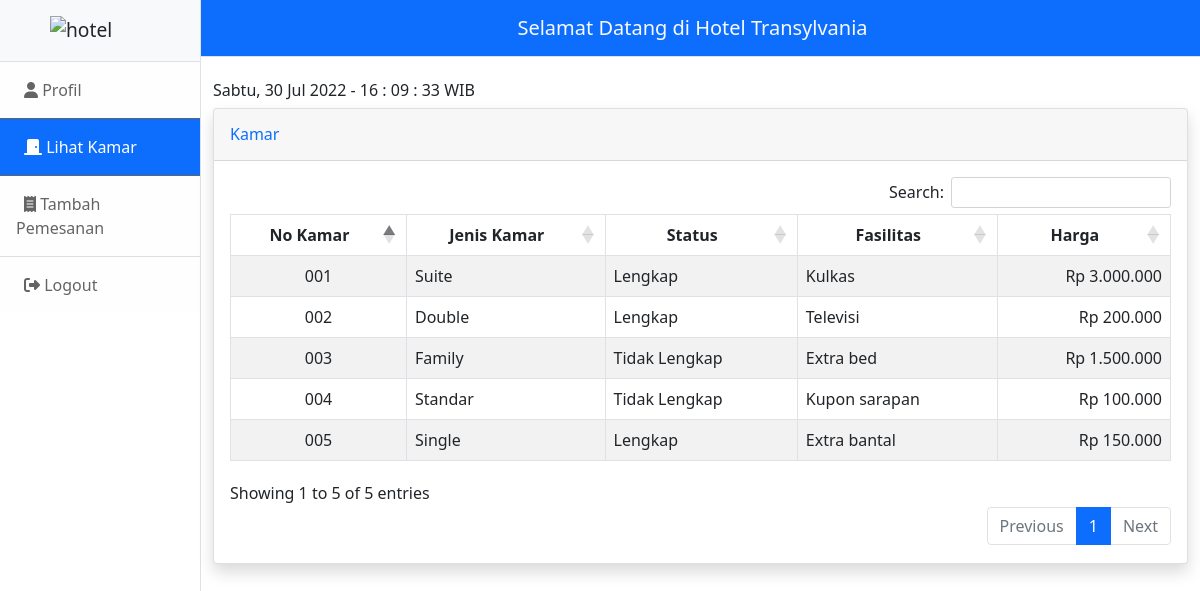
Before: /kamar/kamar-view.php (signed in) with the older database file.
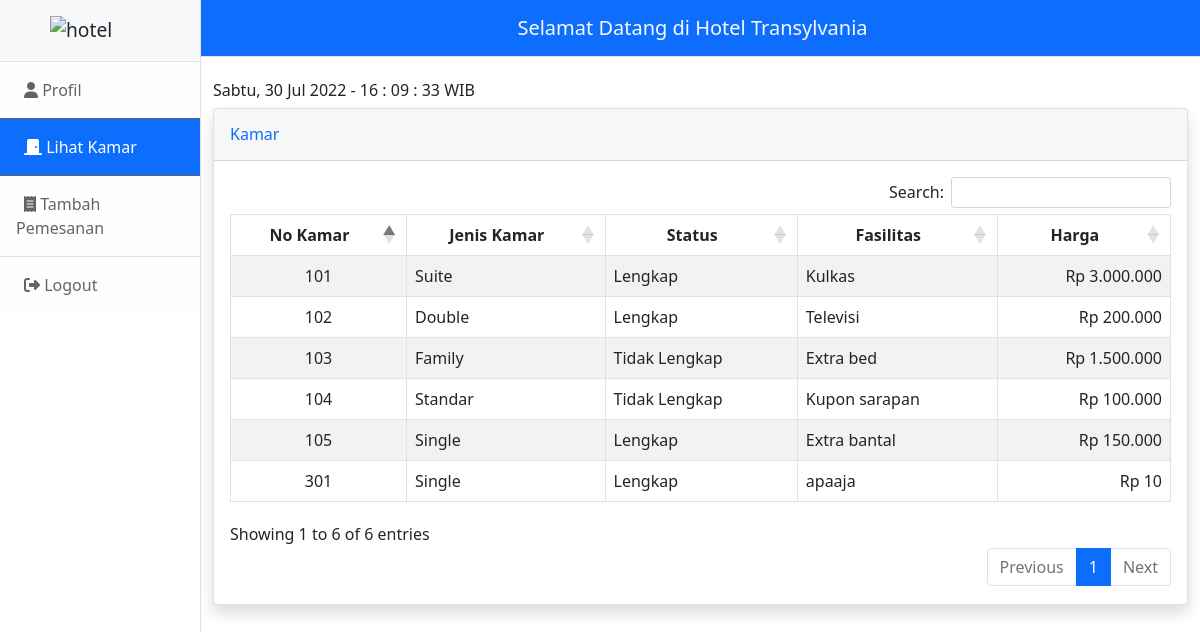
After: the same page with the newer database file.
### tables this page shows
CREATE TABLE `tkamar` (
  `no_kamar` varchar(3) NOT NULL,
  `jenis_kamar` enum('Standar','Single','Double','Family','Suite') DEFAULT NULL,
  `status` enum('Lengkap','Tidak Lengkap') DEFAULT NULL,
  `fasilitas` varchar(20) DEFAULT NULL,
  `harga` int(7) DEFAULT NULL
);

### kamar/kamar-view.php (the view, shortened to what this page needs)
<!DOCTYPE html>
<html lang="en">
<head>
    <?php  include_once('../head.php'); ?>
</head>
<body>
    <div class="d-flex" id="wrapper">
        <?php
        if ($_SESSION["user"] == "Petugas") {
            include_once("../sidebar-petugas.php");
        } else if ($_SESSION["user"] == "Pelanggan") {
            include_once("../sidebar-pelanggan.php");
        }
        ?>
        <div id="page-content-wrapper">
            <nav class="navbar navbar-expand-lg navbar-light bg-primary border-bottom">
                <div class="container-fluid justify-content-center">
                    <a class="navbar-brand text-light" href="#">Selamat Datang di Hotel Transylvania</a>
                </div>
            </nav>
            <div class="container-fluid">
                <h6 class="mt-4">
                    <span id="Day"></span>, <span id="Date"></span> - <span id="Time"></span> WIB
                </h6>
                <div class="card shadow mb-4">
                    <div class="card-header py-3">
                        <h6 class="m-0 font-weight-bold text-primary">Kamar</h6>
                    </div>
                    <div class="card-body">
                        <?php
                        $db = dbConnect();
                        if ($db->connect_errno == 0) {
                            $sql = "SELECT * FROM tkamar";
                            $res = $db->query($sql);
                            if ($res) {
                                ?>
                                <div class="table-responsive">
                                    <table class="table table-bordered table-striped" id="example" width="100%" cellspacing="0">
                                        <thead>
                                            <tr>
                                                <th class="dt-center">No Kamar</th>
                                                <th class="dt-center">Jenis Kamar</th>
                                                <th class="dt-center">Status</th>
                                                <th class="dt-center">Fasilitas</th>
                                                <th class="dt-center">Harga</th>
                                            </tr>
                                        </thead>
                                        <tbody>
                                            <?php
                                            $data = $res->fetch_all(MYSQLI_ASSOC);
                                            foreach ($data as $row) {
                                            ?>
                                                <tr>
                                                    <td class="text-center"><?= $row['no_kamar']; ?></td>
                                                    <td><?= $row['jenis_kamar']; ?></td>
                                                    <td><?= $row['status']; ?></td>
                                                    <td><?= $row['fasilitas']; ?></td>
                                                    <td class="text-end">Rp <?= number_format($row['harga'], 0, ",", "."); ?></td>
                                                </tr>
                                            <?php
                                            }
                                            ?>
                                        </tbody>
                                    </table>
                            <?php
                            } else
                                echo "Gagal Eksekusi SQL" . (DEVELOPMENT ? " : " . $db->error : "") . "<br>";
                        } else
                            echo "Gagal koneksi" . (DEVELOPMENT ? " : " . $db->connect_error : "") . "<br>";
                            ?>
                                </div>
                    </div>
                </div>
            </div>
        </div>
    </div>
</body>
</html>

### head.php (shortened to what this page needs)
<link rel="stylesheet" href="https://cdnjs.cloudflare.com/ajax/libs/twitter-bootstrap/5.1.3/css/bootstrap.min.css">
<link rel="stylesheet" href="https://cdnjs.cloudflare.com/ajax/libs/font-awesome/6.1.2/css/all.min.css" />
<link rel="stylesheet" href="https://cdnjs.cloudflare.com/ajax/libs/twitter-bootstrap/5.1.3/css/bootstrap.min.css">
<link rel="stylesheet" href="https://cdn.datatables.net/1.12.1/css/dataTables.bootstrap5.min.css">
<link rel="stylesheet" href="https://cdn.datatables.net/buttons/2.2.3/css/buttons.dataTables.min.css">
<link rel="stylesheet" href="../css/styles.css">

### sidebar-pelanggan.php
<div class="border-end bg-white" id="sidebar-wrapper">
    <div class="sidebar-heading border-bottom bg-light d-flex justify-content-center p-3">
        <img src="http://hayuq.gemjeeh.my.id/hh.png" alt="hotel" width="100px">
    </div>
    <div class="list-group list-group-flush">
        <a href="../pelanggan/pelanggan-view.php" class="list-group-item list-group-item-action list-group-item-light p-3 <?php if ($_SESSION["current_page"] == "Pelanggan") { echo "active"; } else { echo "inactive"; } ?>"><span><i class="fa fa-user"></i> Profil</span></a>
        <a href="../kamar/kamar-view.php" class="list-group-item list-group-item-action list-group-item-light p-3 <?php if ($_SESSION["current_page"] == "Kamar") { echo "active"; } else { echo "inactive"; } ?>"><span><i class="fa fa-door-closed"></i> Lihat Kamar</span></a>
        <a href="../pemesanan/pemesanan-tambah.php" class="list-group-item list-group-item-action list-group-item-light p-3 <?php if ($_SESSION["current_page"] == "Pemesanan") { echo "active"; } else { echo "inactive"; } ?>"><span><i class="fa fa-receipt"></i> Tambah Pemesanan</span></a>
        <a href="../logout.php" class="list-group-item list-group-item-action list-group-item-light p-3" id="logout"><span><i class="fa fa-right-from-bracket"></i> Logout</span></a>
    </div>
</div>

Changed rows visible on the page:
removed tkamar: no_kamar "001", jenis_kamar "Suite", status "Lengkap", fasilitas "Kulkas", harga "3.000.000"
removed tkamar: no_kamar "002", jenis_kamar "Double", status "Lengkap", fasilitas "Televisi", harga "200.000"
removed tkamar: no_kamar "003", jenis_kamar "Family", status "Tidak Lengkap", fasilitas "Extra bed", harga "1.500.000"
removed tkamar: no_kamar "004", jenis_kamar "Standar", status "Tidak Lengkap", fasilitas "Kupon sarapan", harga "100.000"
removed tkamar: no_kamar "005", jenis_kamar "Single", status "Lengkap", fasilitas "Extra bantal", harga "150.000"
added tkamar: no_kamar "101", jenis_kamar "Suite", status "Lengkap", fasilitas "Kulkas", harga "3.000.000"
added tkamar: no_kamar "102", jenis_kamar "Double", status "Lengkap", fasilitas "Televisi", harga "200.000"
added tkamar: no_kamar "103", jenis_kamar "Family", status "Tidak Lengkap", fasilitas "Extra bed", harga "1.500.000"
added tkamar: no_kamar "104", jenis_kamar "Standar", status "Tidak Lengkap", fasilitas "Kupon sarapan", harga "100.000"
added tkamar: no_kamar "105", jenis_kamar "Single", status "Lengkap", fasilitas "Extra bantal", harga "150.000"
added tkamar: no_kamar "301", jenis_kamar "Single", status "Lengkap", fasilitas "apaaja", harga "10"
Other visible differences:
text written by a page script: "Search: Showing 1 to 5 of 5 entries Previous 1 Next" → "Search: Showing 1 to 6 of 6 entries Previous 1 Next"
